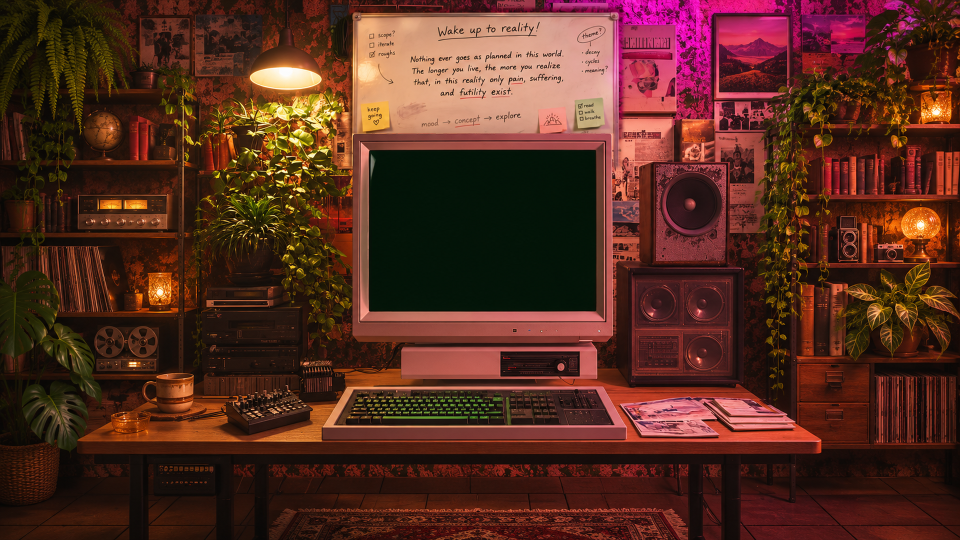
#> input picture scripts/showcase-sources/retro-intro/room-landscape-whiteboard.png, 1920 x 1080 px (shown at 1/2 size)
$ python prepare-pc-assets.py
#> lines starting #> are read from the running program, lines starting #| are printed output that depends on the picture
"""Export screen assets from the room master and the unchanged public PDF."""
from pathlib import Path
import subprocess
from PIL import Image, ImageOps

ROOT=Path(__file__).resolve().parent.parent
output=ROOT/'src/intro'
room_source=ROOT/'scripts/showcase-sources/retro-intro/room-landscape-whiteboard.png'
if not room_source.exists():room_source=ROOT/'scripts/showcase-sources/retro-intro/room-landscape-source.png'
room=ImageOps.fit(Image.open(room_source).convert('RGB'),(1920,1080),method=Image.Resampling.LANCZOS)
#> room is the input picture: PIL image 1920x1080 RGB; mean R, G, B 85.8, 44, 31.1
# Only the inner bevel: 18px sides, 14px top and 24px bottom. Exclude the
# monitor's outer casing and the broad lower controls panel after expansion.
room.crop((720,286,1211,648)).save(output/'room-bezel.webp',quality=95)
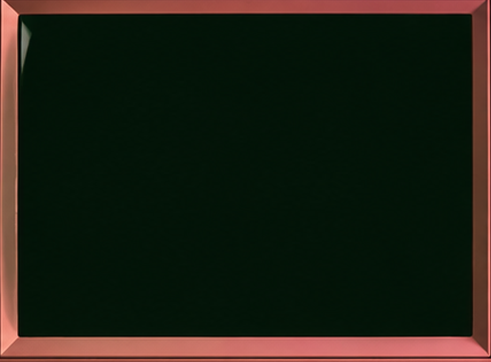
#> saved as room-bezel.webp: PIL image 491x362 RGB; mean R, G, B 30.8, 31.8, 20.1
scratch=ROOT/'../../tmp/pdfs/pc-resume'
scratch.mkdir(parents=True,exist_ok=True)
#> (the run stopped early here; a loop or call above may not have finished)
